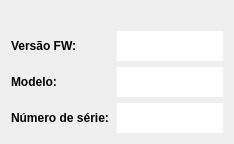
      <widget class="QWidget" name="AboutTab">
       <attribute name="title">
        <string>Sobre</string>
       </attribute>
       <layout class="QGridLayout" name="gridLayout_40">
        <item row="0" column="0">
         <layout class="QGridLayout" name="gridLayout_41">
          <property name="sizeConstraint">
           <enum>QLayout::SetMinAndMaxSize</enum>
          </property>
          <item row="0" column="0">
           <widget class="QLabel" name="labelNHSLogo">
            <property name="sizePolicy">
             <sizepolicy hsizetype="Preferred" vsizetype="Preferred">
              <horstretch>0</horstretch>
              <verstretch>0</verstretch>
             </sizepolicy>
            </property>
            <property name="layoutDirection">
             <enum>Qt::LeftToRight</enum>
            </property>
            <property name="text">
             <string/>
            </property>
            <property name="pixmap">
             <pixmap resource="inverterconfig.qrc">:/resources/img/logo_nhs.png</pixmap>
            </property>
            <property name="alignment">
             <set>Qt::AlignCenter</set>
            </property>
           </widget>
          </item>
          <item row="1" column="0">
           <layout class="QFormLayout" name="layoutAboutLabels">
            <item row="0" column="0">
             <widget class="QLabel" name="fwVersionLabel">
              <property name="sizePolicy">
               <sizepolicy hsizetype="Ignored" vsizetype="Ignored">
                <horstretch>255</horstretch>
                <verstretch>255</verstretch>
               </sizepolicy>
              </property>
              <property name="minimumSize">
               <size>
                <width>100</width>
                <height>30</height>
               </size>
              </property>
              <property name="font">
               <font>
                <weight>75</weight>
                <bold>true</bold>
               </font>
              </property>
              <property name="text">
               <string>Versão FW: </string>
              </property>
             </widget>
            </item>
            <item row="0" column="1">
             <widget class="QLineEdit" name="fwVersionLineEdit">
              <property name="sizePolicy">
               <sizepolicy hsizetype="Minimum" vsizetype="Fixed">
                <horstretch>255</horstretch>
                <verstretch>255</verstretch>
               </sizepolicy>
              </property>
              <property name="minimumSize">
               <size>
                <width>100</width>
                <height>30</height>
               </size>
              </property>
              <property name="frame">
               <bool>false</bool>
              </property>
              <property name="readOnly">
               <bool>true</bool>
              </property>
             </widget>
            </item>
            <item row="1" column="0">
             <widget class="QLabel" name="modelLabel">
              <property name="sizePolicy">
               <sizepolicy hsizetype="Ignored" vsizetype="Ignored">
                <horstretch>255</horstretch>
                <verstretch>255</verstretch>
               </sizepolicy>
              </property>
              <property name="minimumSize">
               <size>
                <width>100</width>
                <height>30</height>
               </size>
              </property>
              <property name="font">
               <font>
                <weight>75</weight>
                <bold>true</bold>
               </font>
              </property>
              <property name="text">
               <string>Modelo:</string>
              </property>
             </widget>
            </item>
            <item row="1" column="1">
             <widget class="QLineEdit" name="modelLineEdit">
              <property name="sizePolicy">
               <sizepolicy hsizetype="Minimum" vsizetype="Fixed">
                <horstretch>0</horstretch>
                <verstretch>0</verstretch>
               </sizepolicy>
              </property>
              <property name="minimumSize">
               <size>
                <width>100</width>
                <height>30</height>
               </size>
              </property>
              <property name="layoutDirection">
               <enum>Qt::LeftToRight</enum>
              </property>
              <property name="frame">
               <bool>false</bool>
              </property>
              <property name="readOnly">
               <bool>true</bool>
              </property>
             </widget>
            </item>
            <item row="2" column="0">
             <widget class="QLabel" name="serialNumberLabel">
              <property name="minimumSize">
               <size>
                <width>100</width>
                <height>30</height>
               </size>
              </property>
              <property name="font">
               <font>
                <weight>75</weight>
                <bold>true</bold>
               </font>
              </property>
              <property name="text">
               <string>Número de série:</string>
              </property>
             </widget>
            </item>
            <item row="2" column="1">
             <widget class="QLineEdit" name="serialNumberLineEdit">
              <property name="sizePolicy">
               <sizepolicy hsizetype="Minimum" vsizetype="Fixed">
                <horstretch>255</horstretch>
                <verstretch>255</verstretch>
               </sizepolicy>
              </property>
              <property name="minimumSize">
               <size>
                <width>100</width>
                <height>30</height>
               </size>
              </property>
              <property name="frame">
               <bool>false</bool>
              </property>
              <property name="readOnly">
               <bool>true</bool>
              </property>
             </widget>
            </item>
           </layout>
          </item>
         </layout>
        </item>
       </layout>
      </widget>
